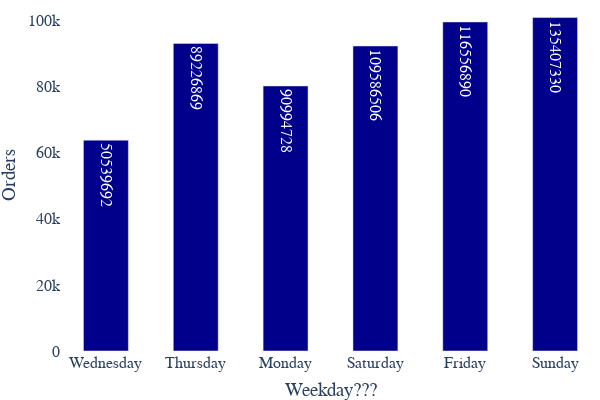

The code cell stored with this chart in its notebook:
### Code cell
fig_orders = go.Figure(data=[go.Bar(x= df.wday, y=df.orders,
    marker_color='darkblue', 
    text = df.sales_per_hour,
    textposition = 'auto',
    width = 0.5)])
fig_orders.update_xaxes(
     title_text = 'Weekday???',
     )
fig_orders.update_yaxes(
     title_text = 'Orders',
      )
fig_orders.update_layout(
    plot_bgcolor='rgba(0,0,0,0)',
    width=600,
    height=400,
    margin={"r":0,"t":0,"l":0,"b":0},
    font_family = "Switzerland",
    font_size=16,
    legend_title_text='Order Size',
    legend=dict(
        yanchor="top",
        y=0.95,
        xanchor="left",
        x=0.05))
fig_orders.show()

### Figure 1 — Plotly figure (JSON) as saved in the notebook; plotly's stock layout.template omitted (floating-point values rounded to 4 significant figures)
{"data": [{"marker": {"color": "darkblue"}, "text": [50539692, 89226869, 90994728, 109586506, 116556890, 135407330], "textposition": "auto", "type": "bar", "width": 0.5, "x": ["Wednesday", "Thursday", "Monday", "Saturday", "Friday", "Sunday"], "y": [63827, 93135, 80250, 92346, 99624, 100958]}], "layout": {"font": {"family": "Switzerland", "size": 16}, "height": 400, "legend": {"title": {"text": "Order Size"}, "x": 0.05, "xanchor": "left", "y": 0.95, "yanchor": "top"}, "margin": {"b": 0, "l": 0, "r": 0, "t": 0}, "plot_bgcolor": "rgba(0,0,0,0)", "width": 600, "xaxis": {"title": {"text": "Weekday???"}}, "yaxis": {"title": {"text": "Orders"}}}}
